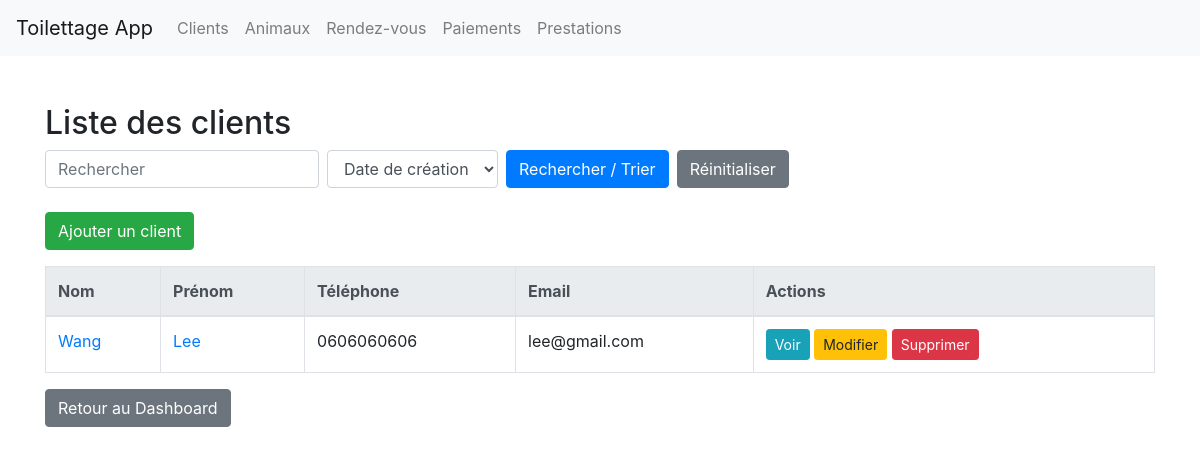
Screenshot of /pages/clients.php (signed in) with the database file from the repository.
### tables this page shows
CREATE TABLE IF NOT EXISTS `clients` (
  `id_client` int NOT NULL AUTO_INCREMENT,
  `nom` varchar(100) NOT NULL,
  `prenom` varchar(100) NOT NULL,
  `telephone` varchar(20) DEFAULT NULL,
  `email` varchar(100) DEFAULT NULL,
  `adresse` varchar(255) DEFAULT NULL,
  `code_postal` varchar(10) DEFAULT NULL,
  `ville` varchar(100) DEFAULT NULL,
  `date_creation_client` datetime DEFAULT CURRENT_TIMESTAMP,
  PRIMARY KEY (`id_client`)
);

### pages/clients.php (the view, shortened to what this page needs)
<?php
include_once('includes/db.php');
$search = $_GET['search'] ?? '';
$trier = $_GET['trier'] ?? 'date_creation_client';
$sql = "
    SELECT * FROM clients
    WHERE nom LIKE :search OR prenom LIKE :search OR telephone LIKE :search
    ORDER BY $trier ASC
";
$stmt = $pdo->prepare($sql);
$stmt->execute([
    ':search' => '%' . $search . '%'
]);
$clients = $stmt->fetchAll();
?>
<!DOCTYPE html>
<html lang="fr">
<head>
    <link href="https://stackpath.bootstrapcdn.com/bootstrap/4.5.2/css/bootstrap.min.css" rel="stylesheet">
</head>
<body>
    <?php include 'includes/header.php' ?>
    <div class="container mt-5">
        <h2>Liste des clients</h2>
        <form method="get" action="index.php" class="form-inline mb-4">
            <input type="text" name="search" class="form-control mr-2" placeholder="Rechercher" value="<?= htmlspecialchars($search) ?>">
            <select name="trier" class="form-control mr-2">
                <option value="date_creation_client" <?= $trier == 'date_creation_client' ? 'selected' : '' ?>>Date de création</option>
            </select>
            <button type="submit" class="btn btn-primary">Rechercher / Trier</button>
            <a href="index.php?page=clients" class="btn btn-secondary ml-2">Réinitialiser</a>
        </form>
        <a href="index.php?page=ajouter_client" class="btn btn-success mb-3">Ajouter un client</a>
        <table class="table table-bordered">
            <thead class="thead-light">
                <tr>
                    <th>Nom</th>
                    <th>Prénom</th>
                    <th>Téléphone</th>
                    <th>Email</th>
                    <th>Actions</th>
                </tr>
            </thead>
            <tbody>
                <?php if (count($clients) > 0): ?>
                    <?php foreach ($clients as $client): ?>
                        <tr>
                            <td>
                                <a href="index.php?page=fiche_clients&id=<?= $client['id_client'] ?>">
                                    <?= htmlspecialchars($client['nom']) ?>
                                </a>
                            </td>
                            <td>
                                <a href="index.php?page=fiche_clients&id=<?= $client['id_client'] ?>">
                                    <?= htmlspecialchars($client['prenom']) ?>
                                </a>
                            </td>
                            <td><?= htmlspecialchars($client['telephone']) ?></td>
                            <td><?= htmlspecialchars($client['email']) ?></td>
                            <td>
                                <a href="index.php?page=fiche_clients&id=<?= $client['id_client'] ?>" class="btn btn-info btn-sm">Voir</a>
                                <a href="index.php?page=modifier_client&id=<?= $client['id_client'] ?>" class="btn btn-warning btn-sm">Modifier</a>
                                <a href="index.php?page=supprimer_client&id=<?= $client['id_client'] ?>" class="btn btn-danger btn-sm" onclick="return confirm('Êtes-vous sûr de vouloir supprimer ce client ?');">Supprimer</a>
                            </td>
                        </tr>
                    <?php endforeach; ?>
                <?php else: ?>
                    <tr>
                        <td colspan="6" class="text-center">Aucun client trouvé.</td>
                    </tr>
                <?php endif; ?>
            </tbody>
        </table>
        <a href="index.php?page=dashboard" class="btn btn-secondary">Retour au Dashboard</a>
    </div>
</body>
</html>

### rows the page displays
clients: nom "Wang", prenom "Lee", telephone "0606060606", email "lee@gmail.com"
